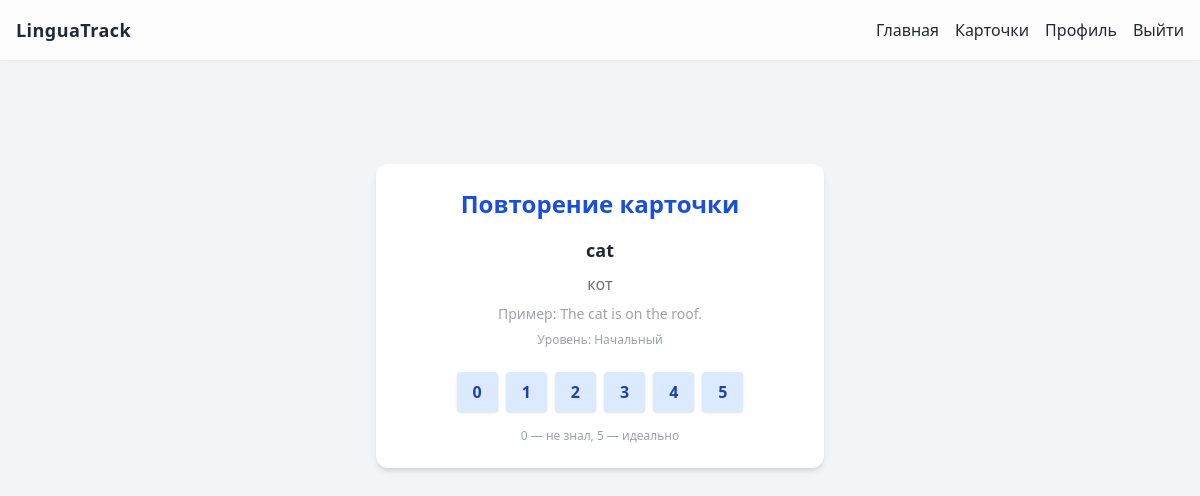
Screenshot of /cards/review/ (signed in) with the database file from the repository.
### cards/models.py (models this page shows, shortened)
class Card(models.Model):
    LEVEL_CHOICES = [
        ('beginner', 'Начальный'),
        ('intermediate', 'Средний'),
        ('advanced', 'Продвинутый'),
    ]
    user = models.ForeignKey(User, on_delete=models.CASCADE, related_name='cards', verbose_name='Владелец')
    word = models.CharField(max_length=128, verbose_name='Слово')
    translation = models.CharField(max_length=128, verbose_name='Перевод')
    example = models.TextField(blank=True, verbose_name='Пример использования')
    comment = models.TextField(blank=True, verbose_name='Комментарий')
    level = models.CharField(max_length=16, choices=LEVEL_CHOICES, default='beginner', verbose_name='Уровень')
    created_at = models.DateTimeField(auto_now_add=True, verbose_name='Создано')
    updated_at = models.DateTimeField(auto_now=True, verbose_name='Обновлено')

### cards/views.py (the view, shortened to what this page needs)
# urls.py: path('review/', review_card, name='card_review'),  # Режим повторения
@login_required
def review_card(request):
    schedule = Schedule.objects.filter(card__user=request.user, next_review__lte=date.today()).order_by('next_review').select_related('card').first()
    if not schedule:
        return render(request, 'cards/review_done.html')
    card = schedule.card
    return render(request, 'cards/review.html', {'card': card, 'schedule': schedule})

### templates/cards/review.html (shortened to what this page needs)
{% extends 'base.html' %}
{% block content %}
<div class="flex flex-col items-center justify-center min-h-[60vh] gap-6">
  <div class="bg-white rounded-xl shadow-md p-6 w-full max-w-md flex flex-col items-center gap-4">
    <h2 class="text-2xl font-bold text-blue-700 text-center">Повторение карточки</h2>
    <div class="w-full text-center">
      <div class="text-lg font-semibold text-gray-800 mb-2">{{ card.word }}</div>
      <div class="text-gray-500 mb-2">{{ card.translation }}</div>
      {% if card.example %}
        <div class="text-sm text-gray-400 mb-2">Пример: {{ card.example }}</div>
      {% endif %}
      <div class="text-xs text-gray-400 mb-2">Уровень: {{ card.get_level_display }}</div>
    </div>
    <form method="post" class="flex flex-col gap-2 w-full items-center">
      <div class="flex flex-wrap gap-2 justify-center">
        {% for i in "012345" %}
          <button name="quality" value="{{ i }}" type="submit" class="px-4 py-2 rounded shadow bg-blue-100 hover:bg-blue-300 text-blue-800 font-bold transition">{{ i }}</button>
        {% endfor %}
      </div>
      <div class="text-xs text-gray-400 mt-2">0 — не знал, 5 — идеально</div>
    </form>
  </div>
</div>
{% endblock %}

### rows the page displays
Card: word "cat", translation "кот", example "The cat is on the roof.", level "Начальный"

### other values shown
{{ i }} "0" "1" "2" "3" "4" "5"
